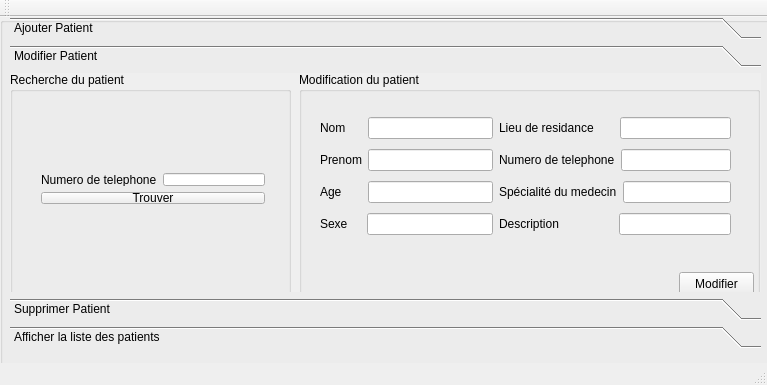
<?xml version="1.0" encoding="UTF-8"?>
<ui version="4.0">
 <class>MainWindow</class>
 <widget class="QMainWindow" name="MainWindow">
  <property name="geometry">
   <rect>
    <x>0</x>
    <y>0</y>
    <width>767</width>
    <height>385</height>
   </rect>
  </property>
  <property name="windowTitle">
   <string>Smart Medical Center</string>
  </property>
  <property name="windowIcon">
   <iconset>
    <normaloff>../../Bureau/projet_image/mw.png</normaloff>../../Bureau/projet_image/mw.png</iconset>
  </property>
  <widget class="QWidget" name="centralWidget">
   <widget class="QGroupBox" name="groupBox">
    <property name="geometry">
     <rect>
      <x>0</x>
      <y>0</y>
      <width>771</width>
      <height>351</height>
     </rect>
    </property>
    <property name="title">
     <string/>
    </property>
    <widget class="QToolBox" name="toolBox">
     <property name="geometry">
      <rect>
       <x>10</x>
       <y>0</y>
       <width>751</width>
       <height>331</height>
      </rect>
     </property>
     <property name="currentIndex">
      <number>1</number>
     </property>
     <property name="tabSpacing">
      <number>6</number>
     </property>
     <widget class="QWidget" name="page">
      <property name="geometry">
       <rect>
        <x>0</x>
        <y>0</y>
        <width>751</width>
        <height>223</height>
       </rect>
      </property>
      <attribute name="label">
       <string>Ajouter Patient</string>
      </attribute>
      <widget class="QWidget" name="layoutWidget">
       <property name="geometry">
        <rect>
         <x>10</x>
         <y>30</y>
         <width>369</width>
         <height>158</height>
        </rect>
       </property>
       <layout class="QHBoxLayout" name="horizontalLayout">
        <item>
         <layout class="QVBoxLayout" name="verticalLayout_2">
          <item>
           <widget class="QLabel" name="label">
            <property name="text">
             <string>Nom</string>
            </property>
           </widget>
          </item>
          <item>
           <widget class="QLabel" name="label_2">
            <property name="text">
             <string>Prenom</string>
            </property>
           </widget>
          </item>
          <item>
           <widget class="QLabel" name="label_3">
            <property name="text">
             <string>Age</string>
            </property>
           </widget>
          </item>
          <item>
           <widget class="QLabel" name="label_6">
            <property name="text">
             <string>Sexe</string>
            </property>
           </widget>
          </item>
          <item>
           <widget class="QLabel" name="label_4">
            <property name="text">
             <string>Lieu de résidence</string>
            </property>
           </widget>
          </item>
          <item>
           <widget class="QLabel" name="label_5">
            <property name="text">
             <string>Numero de téléphone</string>
            </property>
           </widget>
          </item>
         </layout>
        </item>
        <item>
         <layout class="QVBoxLayout" name="verticalLayout_3">
          <item>
           <widget class="QLineEdit" name="lineEdit_nom"/>
          </item>
          <item>
           <widget class="QLineEdit" name="lineEdit_Prenom"/>
          </item>
          <item>
           <widget class="QLineEdit" name="lineEdit_age"/>
          </item>
          <item>
           <widget class="QLineEdit" name="lineEdit_Sexe"/>
          </item>
          <item>
           <widget class="QLineEdit" name="lineEdit_LR"/>
          </item>
          <item>
           <widget class="QLineEdit" name="lineEdit_tel"/>
          </item>
         </layout>
        </item>
       </layout>
      </widget>
      <widget class="QToolBox" name="toolBox_2">
       <property name="geometry">
        <rect>
         <x>420</x>
         <y>40</y>
         <width>321</width>
         <height>131</height>
        </rect>
       </property>
       <property name="currentIndex">
        <number>0</number>
       </property>
       <widget class="QWidget" name="page_4">
        <property name="geometry">
         <rect>
          <x>0</x>
          <y>0</y>
          <width>321</width>
          <height>77</height>
         </rect>
        </property>
        <attribute name="label">
         <string>Spécialité du medecin</string>
        </attribute>
        <widget class="QLineEdit" name="lineEdit_s_med">
         <property name="geometry">
          <rect>
           <x>62</x>
           <y>19</y>
           <width>191</width>
           <height>21</height>
          </rect>
         </property>
        </widget>
        <widget class="QPushButton" name="g_specialites">
         <property name="geometry">
          <rect>
           <x>100</x>
           <y>50</y>
           <width>111</width>
           <height>23</height>
          </rect>
         </property>
         <property name="text">
          <string>Gérer les spécialités</string>
         </property>
        </widget>
        <widget class="QLabel" name="label_19">
         <property name="geometry">
          <rect>
           <x>-4</x>
           <y>0</y>
           <width>331</width>
           <height>81</height>
          </rect>
         </property>
         <property name="text">
          <string/>
         </property>
         <property name="pixmap">
          <pixmap>../../Bureau/projet_image/mwd.png</pixmap>
         </property>
        </widget>
        <widget class="QLabel" name="label_20">
         <property name="geometry">
          <rect>
           <x>0</x>
           <y>0</y>
           <width>321</width>
           <height>71</height>
          </rect>
         </property>
         <property name="text">
          <string/>
         </property>
        </widget>
        <zorder>label_20</zorder>
        <zorder>label_19</zorder>
        <zorder>lineEdit_s_med</zorder>
        <zorder>g_specialites</zorder>
       </widget>
       <widget class="QWidget" name="page_5">
        <property name="geometry">
         <rect>
          <x>0</x>
          <y>0</y>
          <width>321</width>
          <height>77</height>
         </rect>
        </property>
        <attribute name="label">
         <string>Description</string>
        </attribute>
        <widget class="QLineEdit" name="lineEdit_Desc">
         <property name="geometry">
          <rect>
           <x>0</x>
           <y>30</y>
           <width>321</width>
           <height>20</height>
          </rect>
         </property>
        </widget>
        <widget class="QLabel" name="label_21">
         <property name="geometry">
          <rect>
           <x>-4</x>
           <y>-8</y>
           <width>331</width>
           <height>91</height>
          </rect>
         </property>
         <property name="text">
          <string/>
         </property>
         <property name="pixmap">
          <pixmap>../../Bureau/projet_image/md.png</pixmap>
         </property>
        </widget>
        <zorder>label_21</zorder>
        <zorder>lineEdit_Desc</zorder>
       </widget>
      </widget>
      <widget class="QPushButton" name="Ajouter_patient">
       <property name="geometry">
        <rect>
         <x>650</x>
         <y>200</y>
         <width>91</width>
         <height>23</height>
        </rect>
       </property>
       <property name="text">
        <string>Confirmer</string>
       </property>
      </widget>
      <widget class="QLabel" name="label_12">
       <property name="geometry">
        <rect>
         <x>0</x>
         <y>0</y>
         <width>751</width>
         <height>231</height>
        </rect>
       </property>
       <property name="text">
        <string/>
       </property>
       <property name="pixmap">
        <pixmap>../../Bureau/projet_image/final.jpg</pixmap>
       </property>
      </widget>
      <zorder>label_12</zorder>
      <zorder>layoutWidget</zorder>
      <zorder>toolBox_2</zorder>
      <zorder>Ajouter_patient</zorder>
     </widget>
     <widget class="QWidget" name="page_6">
      <property name="geometry">
       <rect>
        <x>0</x>
        <y>0</y>
        <width>751</width>
        <height>223</height>
       </rect>
      </property>
      <attribute name="label">
       <string>Modifier Patient</string>
      </attribute>
      <widget class="QGroupBox" name="groupBox_2">
       <property name="geometry">
        <rect>
         <x>0</x>
         <y>-1</y>
         <width>281</width>
         <height>231</height>
        </rect>
       </property>
       <property name="title">
        <string>Recherche du patient</string>
       </property>
       <widget class="QWidget" name="layoutWidget_2">
        <property name="geometry">
         <rect>
          <x>20</x>
          <y>90</y>
          <width>246</width>
          <height>53</height>
         </rect>
        </property>
        <layout class="QVBoxLayout" name="verticalLayout_7">
         <item>
          <layout class="QHBoxLayout" name="horizontalLayout_8">
           <item>
            <widget class="QLabel" name="label_13">
             <property name="text">
              <string>Numero de telephone</string>
             </property>
            </widget>
           </item>
           <item>
            <widget class="QLineEdit" name="num_modif"/>
           </item>
          </layout>
         </item>
         <item>
          <widget class="QPushButton" name="trouver">
           <property name="text">
            <string>Trouver</string>
           </property>
          </widget>
         </item>
        </layout>
       </widget>
       <widget class="QLabel" name="label_23">
        <property name="geometry">
         <rect>
          <x>-4</x>
          <y>22</y>
          <width>281</width>
          <height>211</height>
         </rect>
        </property>
        <property name="text">
         <string/>
        </property>
        <property name="pixmap">
         <pixmap>../../Bureau/projet_image/m1.jpg</pixmap>
        </property>
       </widget>
       <zorder>label_23</zorder>
       <zorder>layoutWidget_2</zorder>
      </widget>
      <widget class="QGroupBox" name="groupBox_3">
       <property name="geometry">
        <rect>
         <x>289</x>
         <y>-1</y>
         <width>461</width>
         <height>231</height>
        </rect>
       </property>
       <property name="title">
        <string>Modification du patient</string>
       </property>
       <widget class="QWidget" name="layoutWidget_3">
        <property name="geometry">
         <rect>
          <x>10</x>
          <y>30</y>
          <width>433</width>
          <height>151</height>
         </rect>
        </property>
        <layout class="QHBoxLayout" name="horizontalLayout_16">
         <item>
          <layout class="QVBoxLayout" name="verticalLayout_4">
           <item>
            <layout class="QHBoxLayout" name="horizontalLayout_3">
             <item>
              <widget class="QLabel" name="label_10">
               <property name="text">
                <string>Nom     </string>
               </property>
              </widget>
             </item>
             <item>
              <widget class="QLineEdit" name="nom_new"/>
             </item>
            </layout>
           </item>
           <item>
            <layout class="QHBoxLayout" name="horizontalLayout_4">
             <item>
              <widget class="QLabel" name="label_17">
               <property name="text">
                <string>Prenom</string>
               </property>
              </widget>
             </item>
             <item>
              <widget class="QLineEdit" name="prenom_new"/>
             </item>
            </layout>
           </item>
           <item>
            <layout class="QHBoxLayout" name="horizontalLayout_6">
             <item>
              <widget class="QLabel" name="label_8">
               <property name="text">
                <string>Age      </string>
               </property>
              </widget>
             </item>
             <item>
              <widget class="QLineEdit" name="age_new"/>
             </item>
            </layout>
           </item>
           <item>
            <layout class="QHBoxLayout" name="horizontalLayout_10">
             <item>
              <widget class="QLabel" name="label_16">
               <property name="text">
                <string>Sexe    </string>
               </property>
              </widget>
             </item>
             <item>
              <widget class="QLineEdit" name="sexe_new"/>
             </item>
            </layout>
           </item>
          </layout>
         </item>
         <item>
          <layout class="QVBoxLayout" name="verticalLayout_5">
           <item>
            <layout class="QHBoxLayout" name="horizontalLayout_5">
             <item>
              <widget class="QLabel" name="label_9">
               <property name="text">
                <string>Lieu de residance      </string>
               </property>
              </widget>
             </item>
             <item>
              <widget class="QLineEdit" name="lr_new"/>
             </item>
            </layout>
           </item>
           <item>
            <layout class="QHBoxLayout" name="horizontalLayout_9">
             <item>
              <widget class="QLabel" name="label_15">
               <property name="text">
                <string>Numero de telephone</string>
               </property>
              </widget>
             </item>
             <item>
              <widget class="QLineEdit" name="num_new"/>
             </item>
            </layout>
           </item>
           <item>
            <layout class="QHBoxLayout" name="horizontalLayout_11">
             <item>
              <widget class="QLabel" name="label_14">
               <property name="text">
                <string>Spécialité du medecin</string>
               </property>
              </widget>
             </item>
             <item>
              <widget class="QLineEdit" name="s_medecin_new"/>
             </item>
            </layout>
           </item>
           <item>
            <layout class="QHBoxLayout" name="horizontalLayout_7">
             <item>
              <widget class="QLabel" name="label_11">
               <property name="text">
                <string>Description                </string>
               </property>
              </widget>
             </item>
             <item>
              <widget class="QLineEdit" name="description_new"/>
             </item>
            </layout>
           </item>
          </layout>
         </item>
        </layout>
       </widget>
       <widget class="QPushButton" name="modifier">
        <property name="geometry">
         <rect>
          <x>380</x>
          <y>200</y>
          <width>75</width>
          <height>23</height>
         </rect>
        </property>
        <property name="text">
         <string>Modifier</string>
        </property>
       </widget>
       <widget class="QLabel" name="label_24">
        <property name="geometry">
         <rect>
          <x>-20</x>
          <y>20</y>
          <width>481</width>
          <height>221</height>
         </rect>
        </property>
        <property name="text">
         <string/>
        </property>
        <property name="pixmap">
         <pixmap>../../Bureau/projet_image/m2.jpg</pixmap>
        </property>
       </widget>
       <zorder>label_24</zorder>
       <zorder>layoutWidget_3</zorder>
       <zorder>modifier</zorder>
      </widget>
      <zorder>groupBox_3</zorder>
      <zorder>groupBox_2</zorder>
     </widget>
     <widget class="QWidget" name="page_2">
      <property name="geometry">
       <rect>
        <x>0</x>
        <y>0</y>
        <width>751</width>
        <height>223</height>
       </rect>
      </property>
      <attribute name="label">
       <string>Supprimer Patient</string>
      </attribute>
      <widget class="QWidget" name="layoutWidget_4">
       <property name="geometry">
        <rect>
         <x>240</x>
         <y>70</y>
         <width>262</width>
         <height>53</height>
        </rect>
       </property>
       <layout class="QVBoxLayout" name="verticalLayout">
        <item>
         <layout class="QHBoxLayout" name="horizontalLayout_2">
          <item>
           <widget class="QLabel" name="label_7">
            <property name="text">
             <string>Numero mobile du Patient     </string>
            </property>
           </widget>
          </item>
          <item>
           <widget class="QLineEdit" name="lineEdit_Stel"/>
          </item>
         </layout>
        </item>
        <item>
         <widget class="QPushButton" name="pushButton_supprimerP">
          <property name="text">
           <string>Supprimer</string>
          </property>
         </widget>
        </item>
       </layout>
      </widget>
      <widget class="QLabel" name="label_18">
       <property name="geometry">
        <rect>
         <x>0</x>
         <y>0</y>
         <width>751</width>
         <height>221</height>
        </rect>
       </property>
       <property name="text">
        <string/>
       </property>
       <property name="pixmap">
        <pixmap>../../Bureau/projet_image/supppatient.jpg</pixmap>
       </property>
      </widget>
      <zorder>label_18</zorder>
      <zorder>layoutWidget_4</zorder>
     </widget>
     <widget class="QWidget" name="page_3">
      <property name="geometry">
       <rect>
        <x>0</x>
        <y>0</y>
        <width>751</width>
        <height>223</height>
       </rect>
      </property>
      <attribute name="label">
       <string>Afficher la liste des patients</string>
      </attribute>
      <widget class="QTableView" name="tabpatient">
       <property name="geometry">
        <rect>
         <x>0</x>
         <y>0</y>
         <width>751</width>
         <height>191</height>
        </rect>
       </property>
      </widget>
      <widget class="QPushButton" name="push_stats">
       <property name="geometry">
        <rect>
         <x>654</x>
         <y>200</y>
         <width>91</width>
         <height>23</height>
        </rect>
       </property>
       <property name="text">
        <string>Statistiques</string>
       </property>
      </widget>
      <widget class="QLabel" name="label_22">
       <property name="geometry">
        <rect>
         <x>-4</x>
         <y>180</y>
         <width>761</width>
         <height>51</height>
        </rect>
       </property>
       <property name="text">
        <string/>
       </property>
       <property name="pixmap">
        <pixmap>../../Bureau/projet_image/modif.jpg</pixmap>
       </property>
      </widget>
      <zorder>label_22</zorder>
      <zorder>tabpatient</zorder>
      <zorder>push_stats</zorder>
     </widget>
    </widget>
   </widget>
  </widget>
  <widget class="QMenuBar" name="menuBar">
   <property name="geometry">
    <rect>
     <x>0</x>
     <y>0</y>
     <width>767</width>
     <height>21</height>
    </rect>
   </property>
  </widget>
  <widget class="QToolBar" name="mainToolBar">
   <attribute name="toolBarArea">
    <enum>TopToolBarArea</enum>
   </attribute>
   <attribute name="toolBarBreak">
    <bool>false</bool>
   </attribute>
  </widget>
  <widget class="QStatusBar" name="statusBar"/>
 </widget>
 <layoutdefault spacing="6" margin="11"/>
 <resources/>
 <connections/>
</ui>
